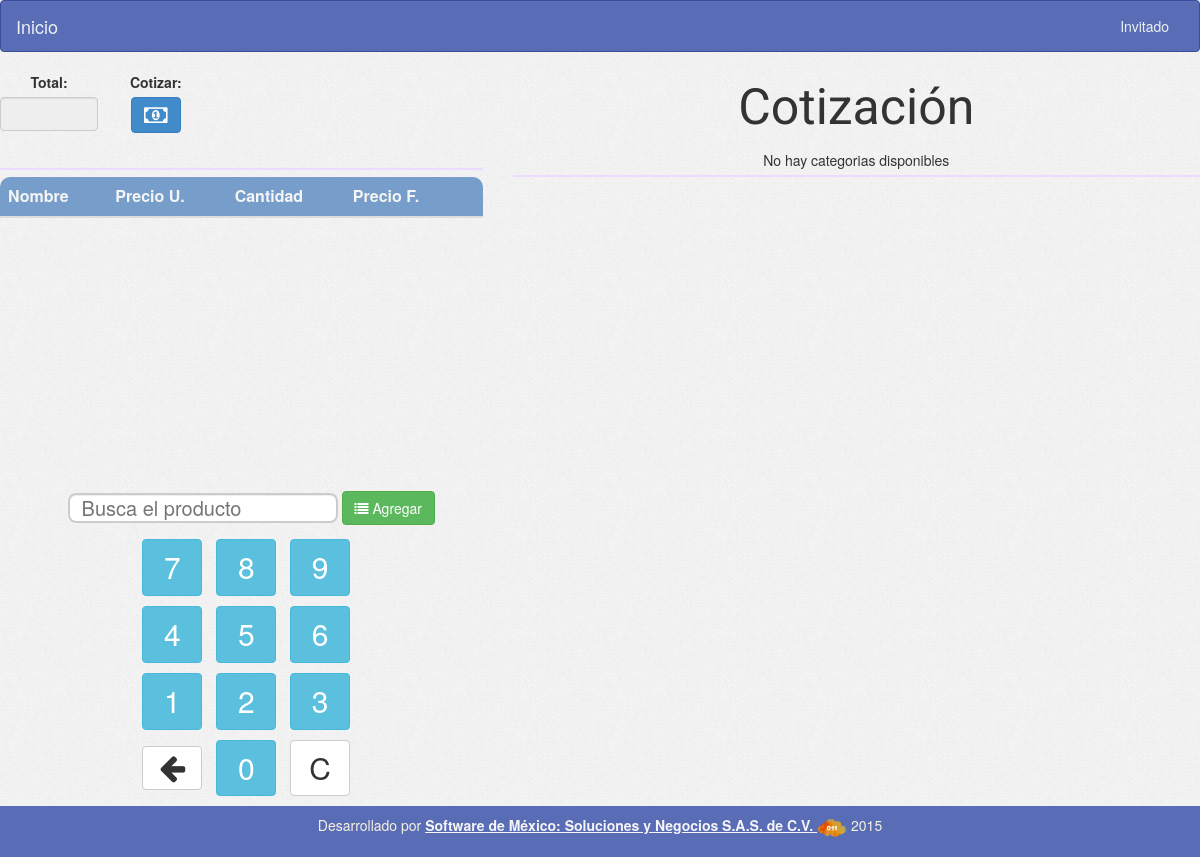
The page /form_price.php on the database as committed earlier.
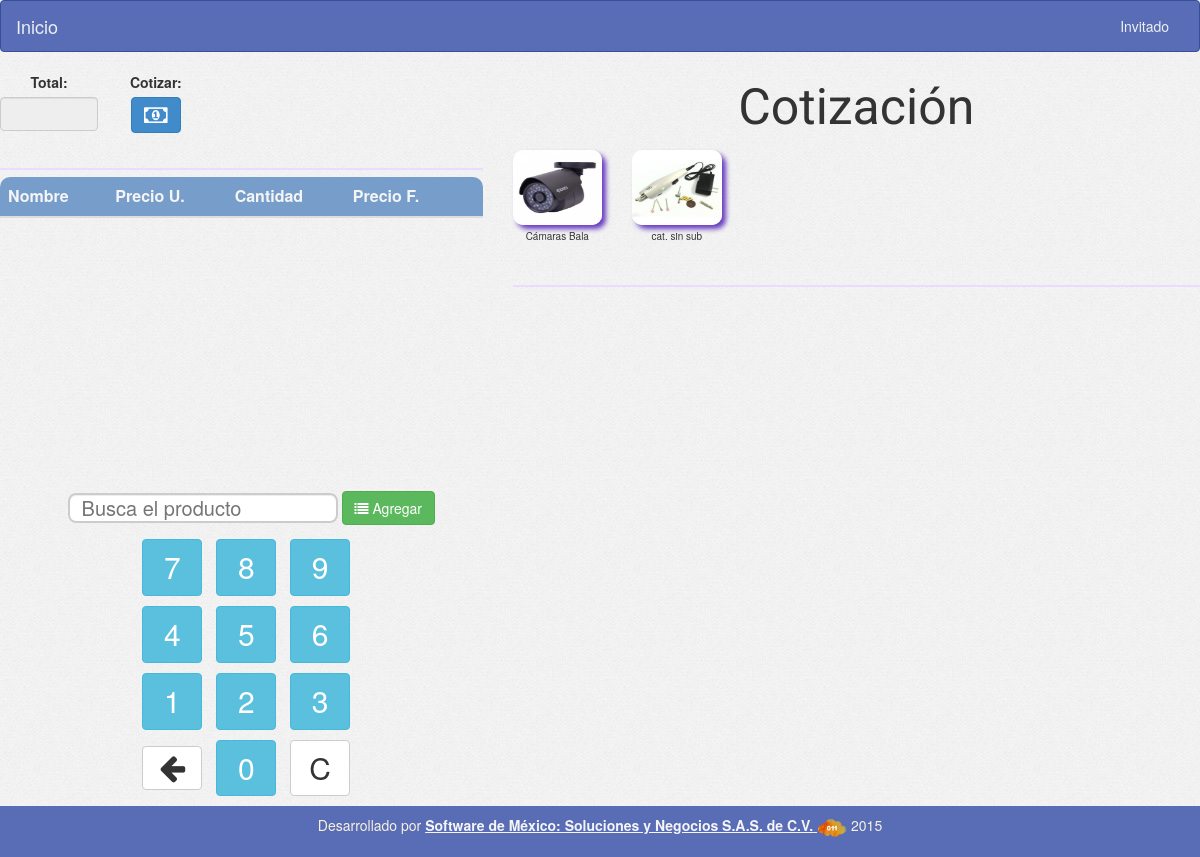
The same page on the database as committed later.
### tables this page shows
CREATE TABLE IF NOT EXISTS `categorias` (
  `id` int(11) NOT NULL,
  `nombre` varchar(50) NOT NULL,
  `created` date NOT NULL,
  `created_by_user_id` int(11) NOT NULL,
  `activo` tinyint(4) NOT NULL,
  `img` varchar(50) DEFAULT NULL
);

### config/conexion.php (called while the page is built, shortened)
<?php
	$tCategory="categorias";
?>

### config/variables.php (called while the page is built, shortened)
<?php
        $rutaImgCat="uploads/categories/";
?>

### form_price.php (the view, shortened to what this page needs)
<?php
include('config/conexion.php');
include('header.php');
include ('menu.php');
include('config/variables.php');
$sqlGetCategories = "SELECT * FROM $tCategory WHERE activo='1' ";
$resGetCategories = $con->query($sqlGetCategories);
$optCategories = '';
if ($resGetCategories->num_rows > 0) {
    while ($rowGetCategories = $resGetCategories->fetch_assoc()) {
        $optCategories .= '<div class="col-sm-2 div-img-sales"><img src="' . $rutaImgCat . $rowGetCategories['img'] . '" class="clickCategory img-sales" title="' . $rowGetCategories['id'] . '" width="100%">' . $rowGetCategories['nombre'] . '</div>';
    }
} else {
    $optCategories .= 'No hay categorias disponibles';
}
?>
<div class="row">
    <div class="col-xs-5 sales sales-izquierda">
        <div class="ticket text-center">
            <form id="formTicket" method="POST" action="" >
                <div class="cobrar row">
                    <div class="form-group col-xs-3">
                        <label>Total:</label></br>
                        <input type="text" id="inputTotal" name="inputTotal" readonly step=0.01 class="form-control col-xs-12" >
                    </div>
                    <div class="form-group col-xs-2">
                        <label>Cotizar:</label></br>
                        <button type="button" class="btn btn-primary" data-toggle="modal" data-target="#myModalAdd"><i class="fa fa-money" style="font-size: 2.2rem;"></i></button>
                    </div>
                </div>
                <div class="line"></div>
                <div class="mygrid-wrapper-div">
                    <table id="dataTicket" class="table table-striped">
                        <thead>
                            <tr>
                                <th>Nombre</th>
                                <th>Precio U.</th>
                                <th>Cantidad</th>
                                <th>Precio F.</th>
                                <th></th>
                            </tr>
                        </thead>
                    </table>
                </div>
            </form>
        </div>
        <div class="teclado text-center">
            <form id="formTeclado" method="POST" class="form-inline">
                <div class="form-group">
                    <input type="text" class="typeahead tt-query" autocomplete="off" spellcheck="false" placeholder="Busca el producto" id="inputCod" name="inputCod">
                </div>
                <button type="submit" class="btn btn-success"><i class="fa fa-list"></i> Agregar</button>
            </form>
            <div id="teclado_numerico_2" class="text-center">
                <div class="numeric-form-sales">
                    <span class="btn btn-info btn-numeric-form" onclick="teclado(7)">7</span>
                    <span class="btn btn-info btn-numeric-form" onclick="teclado(8)">8</span>
                    <span class="btn btn-info btn-numeric-form" onclick="teclado(9)">9</span>
                    <br>
                    <span class="btn btn-info btn-numeric-form" onclick="teclado(4)">4</span>
                    <span class="btn btn-info btn-numeric-form" onclick="teclado(5)">5</span>
                    <span class="btn btn-info btn-numeric-form" onclick="teclado(6)">6</span>
                    <br>
                    <span class="btn btn-info btn-numeric-form" onclick="teclado(1)">1</span>
                    <span class="btn btn-info btn-numeric-form" onclick="teclado(2)">2</span>
                    <span class="btn btn-info btn-numeric-form" onclick="teclado(3)">3</span>
                    <br>
                    <span class="btn btn-default btn-numeric-form erase"><i class="fa fa-arrow-left"></i></span>
                    <span class="btn btn-info btn-numeric-form" onclick="teclado(0)">0</span>
                    <span class="btn btn-default btn-numeric-form" onClick="borrarTeclado()" >C</span>
                </div>
            </div>
        </div>
    </div>
    <div class="col-sm-7 sales sales-derecha text-center">
        <div class="titulo-crud2">
            Cotización <span class="tipoPrecio" style="font-size: 14px"><i></i></span>
        </div>
        <div class="row productCategory div-sales">
            <?= $optCategories; ?>
        </div>
        <div class="line"></div>
    </div>
</div>
<?php
include ('footer.php');
?>

### header.php (shortened to what this page needs)
<html lang="en">
  <head>
    <?php
        include ('config/variables.php');
    ?>
    <link href="assets/css/application.css" rel="stylesheet">
  </head>
  <body>

### menu.php (shortened to what this page needs)
<nav class="navbar navbar-default">
  <div class="container-fluid">
    <div class="navbar-header">
      <?php
      if (isset($_SESSION['perfil']) && $_SESSION['perfil'] == "1") {
        if (isset($_SESSION['sessA'])) {
          ?>
          <a class="navbar-brand" href="index_admin.php">Inicio</a>
          <?php
        } else {
          ?>
          <!-- <a class="navbar-brand" href="form_sales.php">Inicio</a>
          <a class="navbar-brand" href="form_orders.php">Pedidos</a>
          <a class="navbar-brand" href="form_orders_est.php">Seguimiento de pedidos</a> -->
          <a class="navbar-brand" href="form_price.php">Inicio</a>
          <?php
        }
      } elseif (isset($_SESSION['perfil']) && $_SESSION['perfil'] == "3" && isset($_SESSION['sess'])) {
        ?>
          <a class="navbar-brand" href="../index.php">Inicio</a>
        <?php
      } else {
        ?>
        <a class="navbar-brand" href="../index.php">Inicio</a>
        <?php
      }
      ?>
    </div>
    <div class="collapse navbar-collapse" id="bs-example-navbar-collapse-1">
      <ul class="nav navbar-nav navbar-right">
        <?php
        if (isset($_SESSION['perfil']) && ($_SESSION['perfil'] == "1" || $_SESSION['perfil'] == 4) ) {
          echo '<li class="no-a user-name">Bienvenido ' . $_SESSION['userName'] . '</li>';
          echo '<li><a href="controllers/proc_destroy_login_admin.php">Cerrar Sesión</a></li>';
        }else if(isset($_SESSION['perfil']) && $_SESSION['perfil'] != "1"){
          echo '<li class="no-a user-name">Bienvenido ' . $_SESSION['userName'] . '</li>';
          echo '<li><a href="controllers/proc_destroy_login.php">Cerrar Sesión</a></li>';
        }else{
            echo '<li><a href="#">Invitado</a></li>';
        }
        ?>
      </ul>
    </div>
  </div>
</nav>

### footer.php
  <footer class="footer">
    <p>Desarrollado por <a href="http://solucionesynegocios.com.mx" target="_blank" ><b>Software de México: Soluciones y Negocios S.A.S. de C.V.</b> <img src="assets/img/ico_nube.png" width="30px"></a> 2015</p>
  </footer>
</body>
</html>

### assets/css/application.css (style rules this page uses)
body { min-height: 100%; background-image: url("../img/bg.jpg"); }
.numeric-form-sales > .btn { font-size: 3rem; padding-left: 1.5rem; padding-right: 1.5rem; min-width: 6rem; margin-bottom: 1rem; margin-left: 1rem; }
.titulo-crud2 { font-size: 5rem; font-family: 'Roboto', sans-serif; padding-bottom: .7rem; }
.footer { background-color: #596cb6; color: whitesmoke; position: relative; right: 0; bottom: 0; left: 0; padding: 1rem; text-align: center; }
.footer p { color: #F7F2E0; }
.footer a { color: whitesmoke; text-decoration: underline; }
.navbar-default { background-color: #596cb6; border-color: #394d9a; }
.navbar-default .navbar-brand { color: #ecf0f1; }
.navbar-default .navbar-nav > li > a { color: #ecf0f1; }
.navbar-default .navbar-collapse, .navbar-default .navbar-form { border-color: #ecf0f1; }
thead > tr > td,th { background-color: #779ECB; color: whitesmoke; }
thead > tr > td:first-of-type,th:first-of-type { border-top-left-radius: 1rem; }
thead > tr > td:last-of-type,th:last-of-type { border-top-right-radius: 1rem; }
.div-img-sales { font-size: 1rem; height: 13rem; }
.img-sales { height: 7.5rem; width: 100%; border-radius: 1rem; -webkit-box-shadow: 4px 4px 5px 0px rgba(59, 0, 178, 0.75); -moz-box-shadow: 4px 4px 5px 0px rgba(59, 0, 178, 0.75); box-shadow: 4px 4px 5px 0px rgba(59, 0, 178, 0.75); margin-bottom: .4rem; }
.div-sales { margin-bottom: .5rem; }
.ticket { min-height: 40%; }
.line { width: 100%; min-height: 2px; background-color: #ecdbff; margin-bottom: .7rem; }
.cobrar { margin-bottom: 1rem; }
.mygrid-wrapper-div { overflow: scroll; height: 300px; }
.typeahead, .tt-query, .tt-hint { margin-left: 2rem; border: 2px solid #CCCCCC; border-radius: 8px; font-size: 20px; height: 30px; line-height: 30px; outline: medium none; padding: 8px 12px; width: 270px; }
.typeahead { background-color: #FFFFFF; }
.tt-query { box-shadow: 0 1px 1px rgba(0, 0, 0, 0.075) inset; }

### assets/css/loader.css (style rules this page uses)
p { line-height: 1.33em; color: #7E7E7E; }

Rows that differ between the two databases and show on the page:
added categorias: img (picture), nombre "Cámaras Bala"
added categorias: img (picture), nombre "cat. sin sub"
Other text that changed with them:
text no longer shown: "No hay categorias disponibles"
